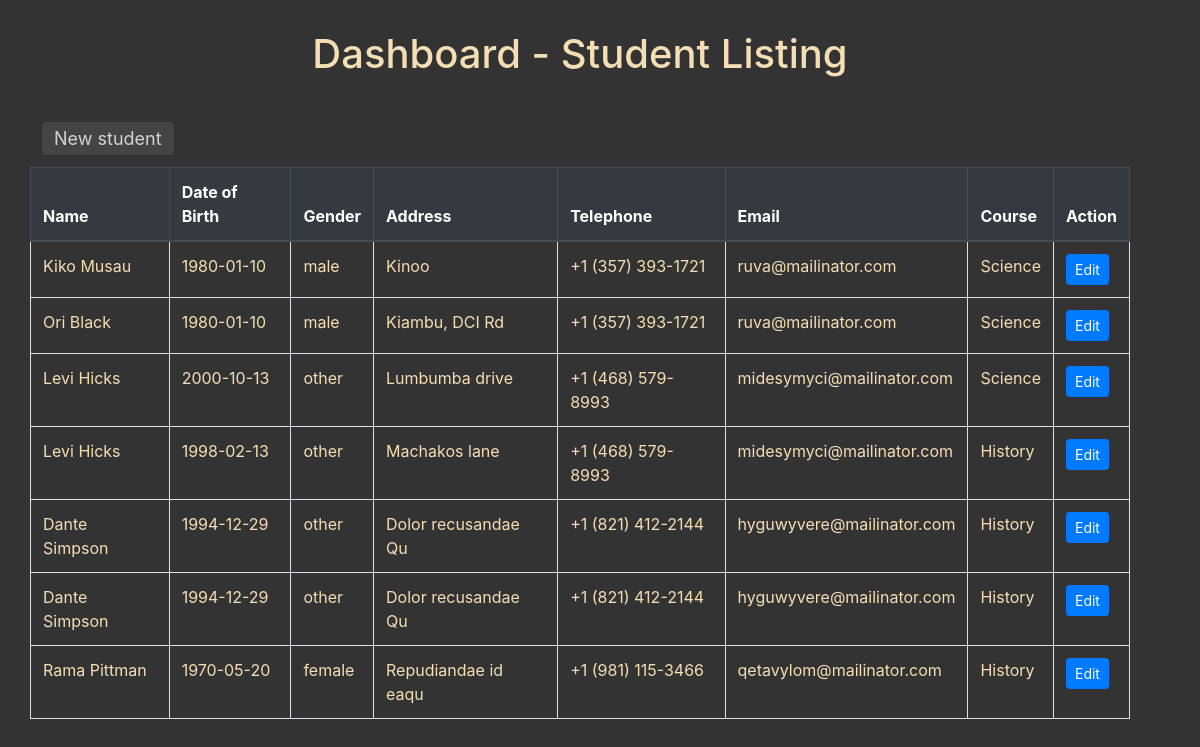
Page /dashboard.php on the committed database.
### tables this page shows
CREATE TABLE `students` (
  `id` int(11) NOT NULL,
  `name` varchar(255) NOT NULL,
  `dob` date NOT NULL,
  `gender` enum('male','female','other') NOT NULL,
  `address` varchar(255) NOT NULL,
  `telephone` varchar(20) NOT NULL,
  `email` varchar(255) NOT NULL,
  `course` varchar(50) NOT NULL,
  `registration_date` timestamp NOT NULL DEFAULT current_timestamp()
);

### dashboard.php (the view, shortened to what this page needs)
<?php
require_once './logic/config.php';
$conn = new mysqli($servername, $username, $password, $dbname);
$sql = "SELECT * FROM students LIMIT 7";
$result = $conn->query($sql);
?>
<!DOCTYPE html>
<html lang="en">
<head>
    <link rel="stylesheet" href="https://stackpath.bootstrapcdn.com/bootstrap/4.5.2/css/bootstrap.min.css">
</head>
<body>
<div class="container">
    <h1 class="text-center">Dashboard - Student Listing</h1>
    <br/>
    <a href="index.php" class="btn btn-success btn1">New student</a>
    <br/>
    <table class="table table-bordered table-centered">
        <thead class="thead-dark">
            <tr>
                <th>Name</th>
                <th>Date of Birth</th>
                <th>Gender</th>
                <th>Address</th>
                <th>Telephone</th>
                <th>Email</th>
                <th>Course</th>
                <th>Action</th>
            </tr>
        </thead>
        <tbody>
            <?php
            if ($result->num_rows > 0) {
                while($row = $result->fetch_assoc()) {
                    echo "<tr>";
                    echo "<td>" . $row["name"] . "</td>";
                    echo "<td>" . $row["dob"] . "</td>";
                    echo "<td>" . $row["gender"] . "</td>";
                    echo "<td>" . $row["address"] . "</td>";
                    echo "<td>" . $row["telephone"] . "</td>";
                    echo "<td>" . $row["email"] . "</td>";
                    echo "<td>" . $row["course"] . "</td>";
                    echo "<td><a href='edit.php?id=" . $row["id"] . "' class='btn btn-primary btn-sm'>Edit</a></td>";
                    echo "</tr>";
                }
            } else {
                echo "<tr><td colspan='8' class='text-center'>No students found.</td></tr>";
            }
            ?>
        </tbody>
    </table>
</div>
</body>
</html>

### dashboard.php (style rules this page uses)
body { background: #333; color: wheat; }
div.container { align-items: center; margin: 10px; padding: 20px; }
.btn1 { text-align: start; margin: 12px; background: #444; border: none; color: lightgray; font-size: large; line-height: normal; }
.table-centered { color: wheat; margin: auto; width: 100%; }

### rows in the picture
students: name "Kiko Musau", dob "1980-01-10", gender "male", address "Kinoo", telephone "+1 (357) 393-1721", email "ruva@mailinator.com", course "Science"
students: name "Ori Black", dob "1980-01-10", gender "male", address "Kiambu, DCI Rd", telephone "+1 (357) 393-1721", email "ruva@mailinator.com", course "Science"
students: name "Levi Hicks", dob "2000-10-13", gender "other", address "Lumbumba drive", telephone "+1 (468) 579-8993", email "midesymyci@mailinator.com", course "Science"
students: name "Levi Hicks", dob "1998-02-13", gender "other", address "Machakos lane", telephone "+1 (468) 579-8993", email "midesymyci@mailinator.com", course "History"
students: name "Dante Simpson", dob "1994-12-29", gender "other", address "Dolor recusandae Qu", telephone "+1 (821) 412-2144", email "hyguwyvere@mailinator.com", course "History"
students: name "Dante Simpson", dob "1994-12-29", gender "other", address "Dolor recusandae Qu", telephone "+1 (821) 412-2144", email "hyguwyvere@mailinator.com", course "History"
students: name "Rama Pittman", dob "1970-05-20", gender "female", address "Repudiandae id eaqu", telephone "+1 (981) 115-3466", email "qetavylom@mailinator.com", course "History"
